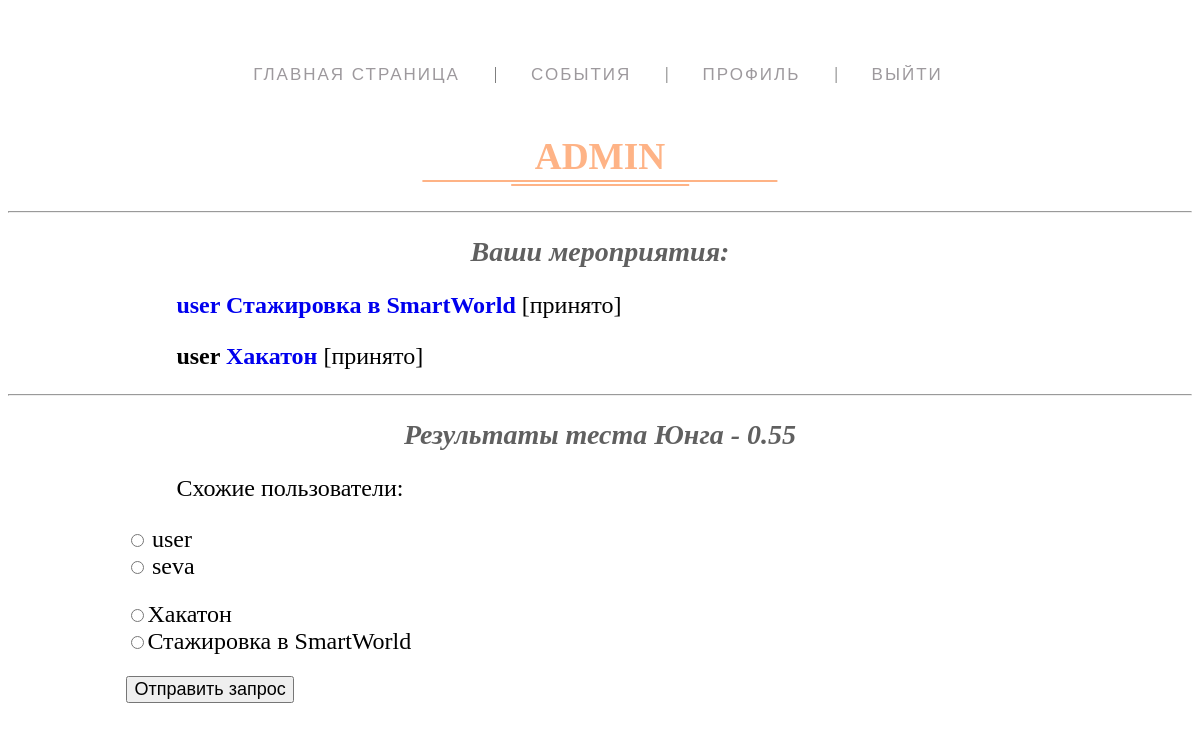
/profile/ (signed in), run on an earlier commit of the app's database.
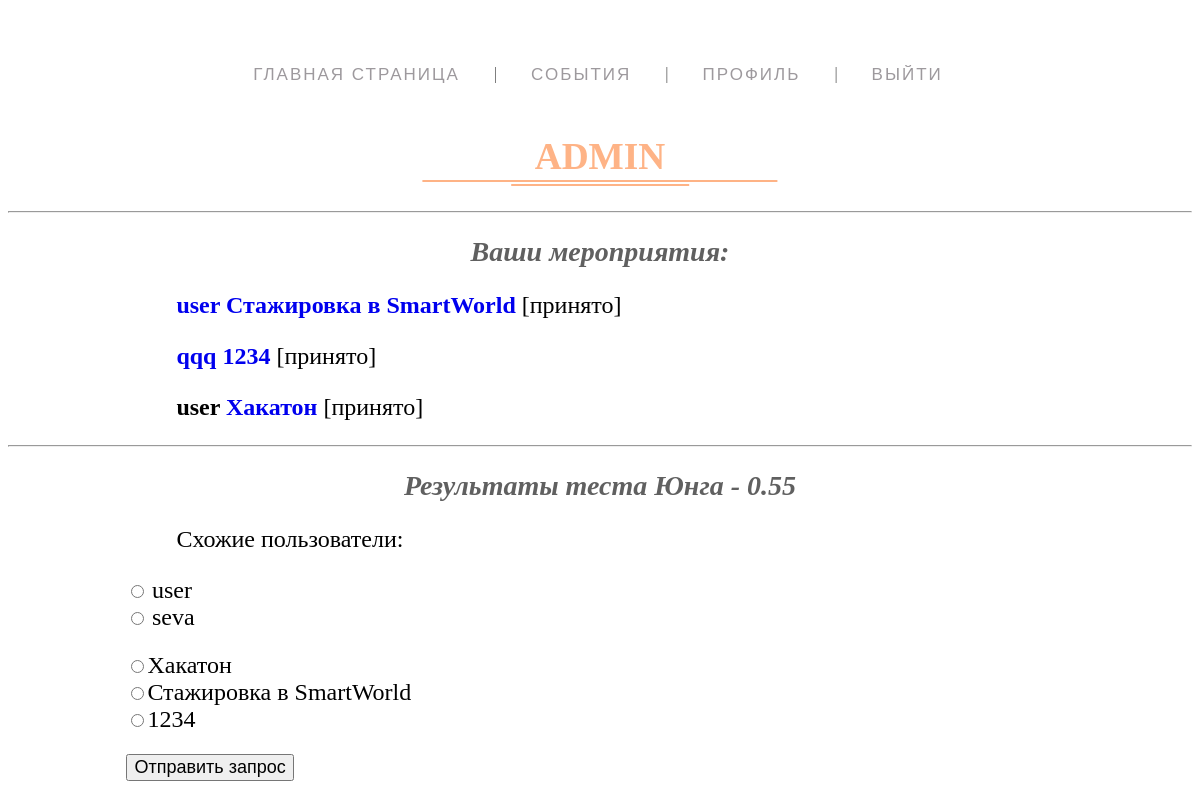
And on a later commit of the database.
### myfirst/apps/articles/models.py (models this page shows)
class Invite(models.Model):
    event = models.IntegerField()
    e_name = models.CharField(default="", max_length=500)
    name1 = models.CharField(max_length=500)
    name2 = models.CharField(max_length=500)
    submit = models.IntegerField()

class UserInfo(models.Model):
    name = models.CharField(max_length=500)
    test = models.FloatField()

class Event(models.Model):
    id = models.IntegerField(primary_key=True)
    name = models.CharField(max_length=500)
    time = models.DateTimeField()
    picture = models.URLField(default="https://hh.ru/employer-logo/3184173.png")
    text = models.TextField()

### myfirst/apps/articles/views.py (the view, shortened to what this page needs)
# urls.py: path('profile/', views.profile, name='profile'),
def profile(request):
    global delta_ungi
    user = request.user.username
    test = -1
    try:
        user = request.GET['user']
    except:
        pass
    try:
        test = UserInfo.objects.get(name=user).test
    except:
        pass
    invites = Invite.objects.filter(name2=user)
    my_invites = Invite.objects.filter(name1=user, submit=2)
    test_users = UserInfo.objects.filter()
    all_events = Event.objects.filter()
    users_list = list()
    for tu in test_users:
        if test + delta_ungi > tu.test > test - delta_ungi and tu.name != user:
            users_list.append(tu.name)
    chat = list()
    chat_id = -1
    return render(request, 'profile.html', {"u": user, "test": test, "invites": invites, "my_invites": my_invites,
                                            "test_users": users_list, "events": all_events, "chat": chat})

### myfirst/templates/profile.html (shortened to what this page needs)
<!DOCTYPE html>
{% load static  %}
<html lang="en">
<head>
    <link rel="stylesheet" href="{% static "css/style.css" %}">
</head>
<body>
<ul>
    <li><a href="{% url 'index' %}">Главная страница</a></li>
    <li><a href="{% url 'events' %}">События</a></li>
    {% if user.is_authenticated %}
        <li><a href="{% url 'profile'%}">Профиль</a></li>
        <li><a href="{% url 'logout'%}?next={{request.path}}">Выйти</a></li>
    {% else %}
        <li><a href="{% url 'login'%}">Войти</a></li>
        <li><a href="{% url 'reg'%}">Регистрация</a></li>
    {% endif %}
</ul>
<div class="header-h1">
<h1>{{u}}</h1></div>
{% if user.is_authenticated  %}
    {% if  u == user.get_username or u == " "%}
        <hr>
        <h2>Ваши мероприятия:</h2>
        {% for i in my_invites %}
                <p><b><a href="{% url 'profile' %}?user={{i.name2}}">{{i.name2}}</a> <a href="{% url 'events' %}{{i.event}}">{{i.e_name}}</a></b> [принято]<br></p>
        {% endfor %}
        {% for i in invites %}
            {% if i.submit == 0 %}
                <p>
                    <a href="{% url 'profile' %}?user={{i.name1}}">{{i.name1}}</a> <a href="{% url 'events' %}{{i.event}}">{{i.e_name}}</a>
                    <a href="{% url 'submit_invite' %}?user={{i.name1}}&event={{i.event}}&r=2">[+]</a>
                    <a href="{% url 'submit_invite' %}?user={{i.name1}}&event={{i.event}}&r=1">[-]</a><br>
                </p>
            {% elif i.submit == 2 %}
                <p>
                <b>{{i.name1}} <a href="{% url 'events' %}{{i.event}}">{{i.e_name}}</a></b> [принято]<br>
                </p>
            {% endif %}
        {% endfor %}
        <hr>
        {% if test != -1 %}
            <h2>Результаты теста Юнга - {{test}}</h2>
            {% if test_users %}
                <p>Схожие пользователи:<br></p>
                <form action="{% url 'call' %}" method="post" >
                    {% for tu in test_users %}
                        <input type="radio" name="user_l" value="{{tu}}" required  /> <span>{{tu}}</span><br>
                    {% endfor %}
                    <br>
                    {% for e in events %}
                        <input type="radio" name="event_l" value="{{e.name}}" required  /><span>{{e.name}}</span><br>
                    {% endfor %}
                    <br>
                    <button type="submit">Отправить запрос</button>
                </form>
            {% endif %}
        {% endif %}
    {% endif %}
{% else %}
    <p>Да не авторизованы. <a href="{% url 'login'%}?next={{request.path}}">Войти на сайт</a>.</p>
{% endif %}
</body>
</html>

What changed in the data, as far as the page shows it:
added Invite: name2 "qqq", e_name "1234", shown under "Ваши мероприятия:"
added Event: name "1234"
